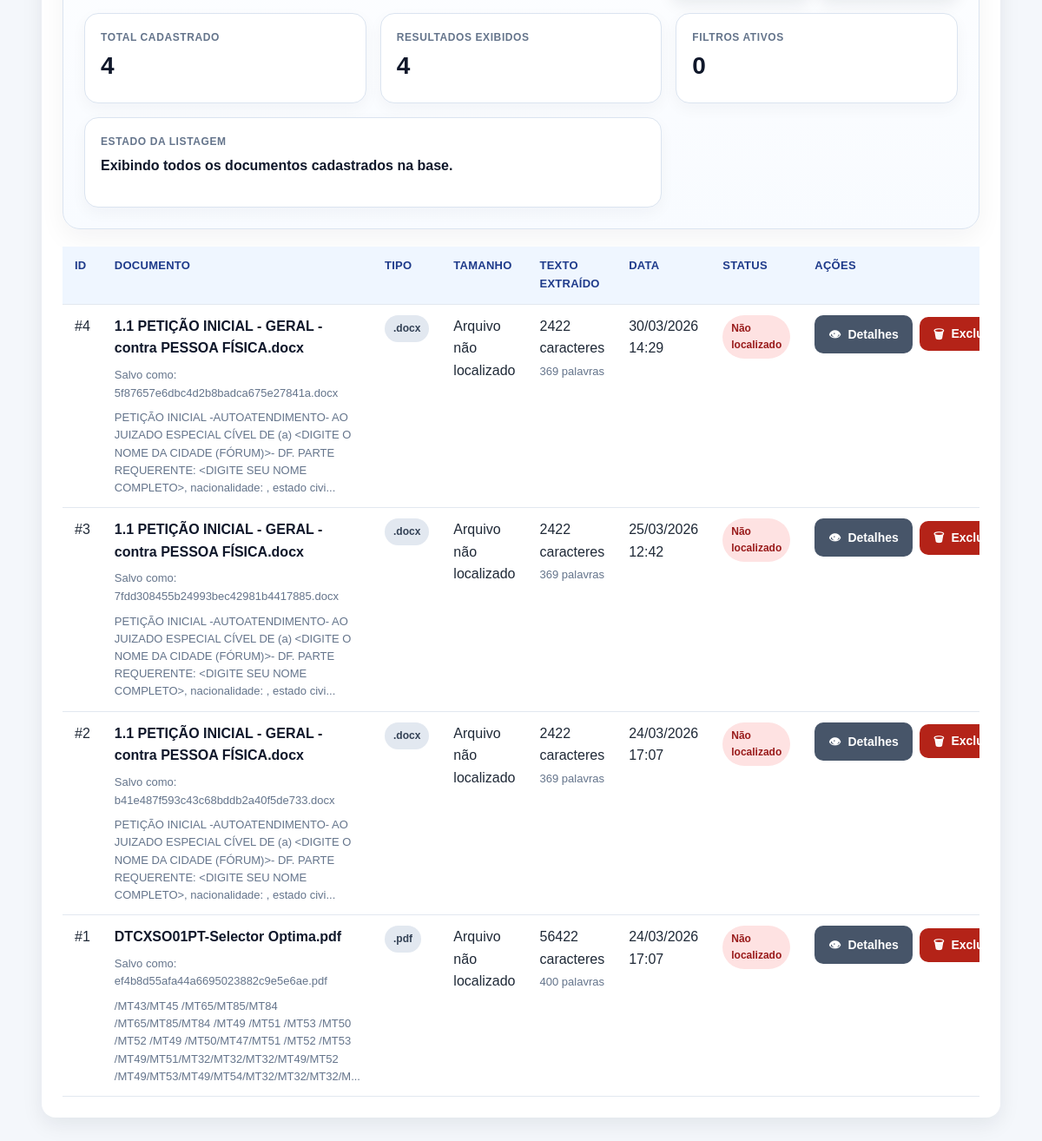
The app's page /documents/ (lower part), older data.
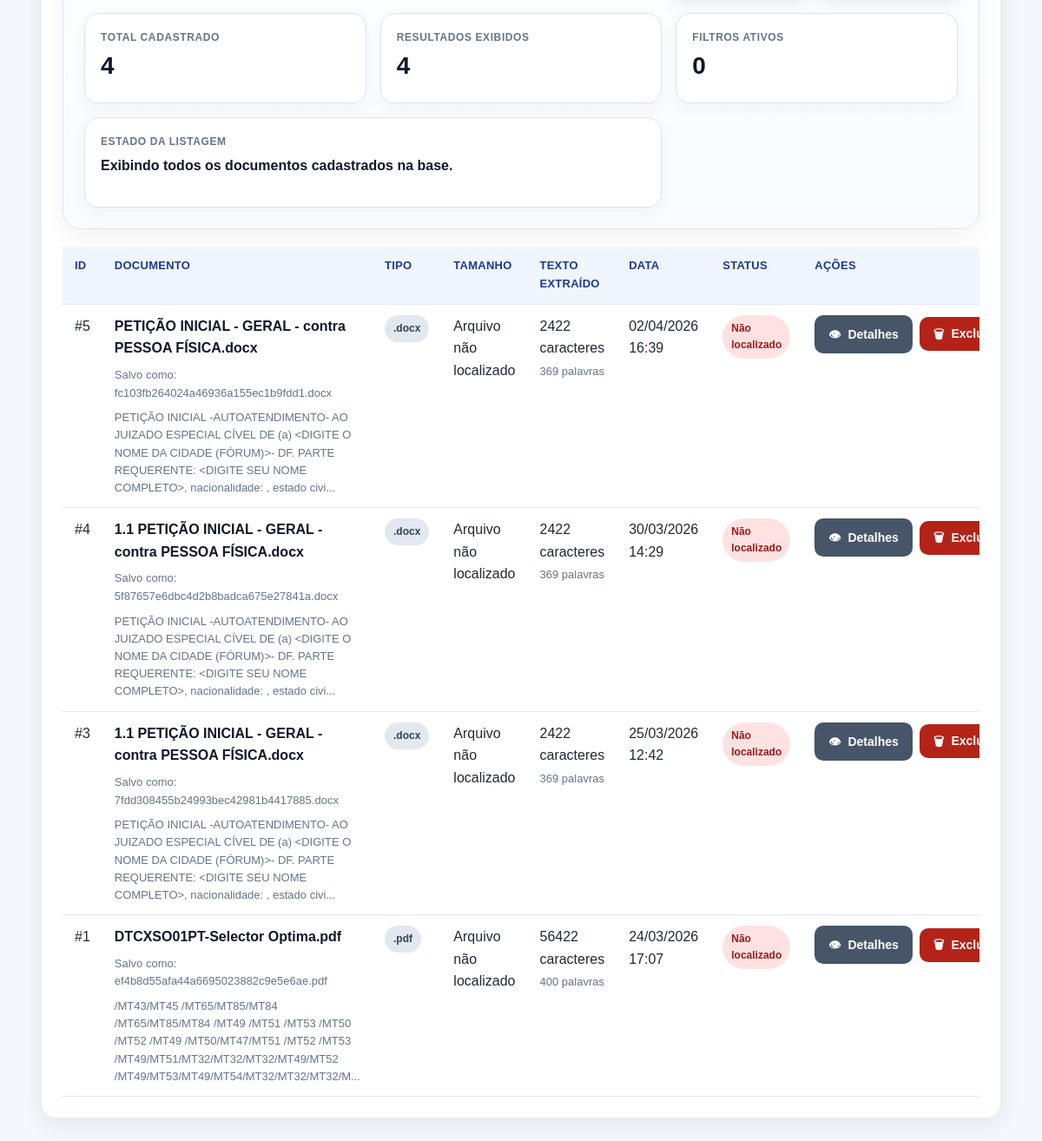
The same page, newer data.
### app/models/document.py (models this page shows)
class Document(Base):
    __tablename__ = "documents"
    id = Column(Integer, primary_key=True, index=True)
    original_filename = Column(String(255), nullable=False)
    saved_filename = Column(String(255), nullable=False)
    file_path = Column(String(500), nullable=False)
    file_type = Column(String(20), nullable=False)
    extracted_text = Column(Text, nullable=False)
    created_at = Column(DateTime(timezone=True), server_default=func.now(), nullable=False)

### app/routers/documents.py (the view)
@router.get("/", response_class=HTMLResponse)
def documents_list(
    request: Request,
    q: str = Query(""),
    sort: str = Query("recentes"),
    db: Session = Depends(get_db),
):
    documentos = listar_documentos(db)
    documentos_view = []
    for documento in documentos:
        tamanho_bytes = obter_tamanho_arquivo(documento)
        documentos_view.append(
            {
                "id": documento.id,
                "original_filename": documento.original_filename,
                "saved_filename": documento.saved_filename,
                "file_type": documento.file_type,
                "created_at": documento.created_at,
                "file_exists": documento_existe(documento),
                "file_size_label": formatar_tamanho_arquivo(tamanho_bytes),
                "text_preview": resumir_texto_extraido(documento.extracted_text, 180),
                "text_length": contar_caracteres_texto(documento.extracted_text),
                "word_count": contar_palavras_texto(documento.extracted_text),
            }
        )
    busca = (q or "").strip().lower()
    sort = sort if sort in ORDENACOES_DOCUMENTOS else "recentes"
    if busca:
        documentos_view = [
            documento
            for documento in documentos_view
            if busca in (documento["original_filename"] or "").lower()
            or busca in (documento["saved_filename"] or "").lower()
            or busca in (documento["file_type"] or "").lower()
            or busca in (documento["text_preview"] or "").lower()
        ]
    if sort == "antigos":
        documentos_view.sort(
            key=lambda documento: documento["created_at"] or "",
        )
    elif sort == "nome_az":
        documentos_view.sort(
            key=lambda documento: (documento["original_filename"] or "").lower(),
        )
    elif sort == "nome_za":
        documentos_view.sort(
            key=lambda documento: (documento["original_filename"] or "").lower(),
            reverse=True,
        )
    elif sort == "tipo_az":
        documentos_view.sort(
            key=lambda documento: (
                (documento["file_type"] or "").lower(),
                (documento["original_filename"] or "").lower(),
            ),
        )
    else:
        documentos_view.sort(
            key=lambda documento: documento["created_at"] or "",
            reverse=True,
        )
    total_documentos = len(documentos)
    total_resultados = len(documentos_view)
    total_filtros_ativos = int(bool(busca)) + int(sort != "recentes")
    return templates.TemplateResponse(
        "documents_list.html",
        {
            "request": request,
            "title": "Documentos enviados",
            "documentos": documentos_view,
            "sucesso": request.query_params.get("sucesso"),
            "erro": request.query_params.get("erro"),
            "filtros": {"q": q, "sort": sort},
            "ordenacoes": ORDENACOES_DOCUMENTOS,
            "total_documentos": total_documentos,
            "total_resultados": total_resultados,
            "total_filtros_ativos": total_filtros_ativos,
        },
    )

### app/templates/documents_list.html (shortened to what this page needs)
{% extends "base.html" %}
{% block content %}
<section class="card">
    <section class="bloco-informativo bloco-filtros-avancados bloco-filtros-documentos">
        <div class="painel-resumo-geracao painel-resumo-sem-inline painel-resumo-documentos">
            <div class="info-box">
                <span class="info-label">Total cadastrado</span>
                <span class="info-value">{{ total_documentos }}</span>
            </div>
            <div class="info-box">
                <span class="info-label">Resultados exibidos</span>
                <span class="info-value">{{ total_resultados }}</span>
            </div>
            <div class="info-box">
                <span class="info-label">Filtros ativos</span>
                <span class="info-value">{{ total_filtros_ativos }}</span>
            </div>
            <div class="info-box info-box-largo">
                <span class="info-label">Estado da listagem</span>
                <span class="info-value">
                    {% if filtros.q %}
                        A listagem está filtrada conforme a busca informada.
                    {% elif filtros.sort != "recentes" %}
                        A listagem está organizada conforme a ordenação selecionada.
                    {% else %}
                        Exibindo todos os documentos cadastrados na base.
                    {% endif %}
                </span>
            </div>
        </div>
    </section>
    {% if documentos %}
        <div class="tabela-responsiva">
            <table class="tabela tabela-documentos">
                <thead>
                    <tr>
                        <th>ID</th>
                        <th>Documento</th>
                        <th>Tipo</th>
                        <th>Tamanho</th>
                        <th>Texto extraído</th>
                        <th>Data</th>
                        <th>Status</th>
                        <th>Ações</th>
                    </tr>
                </thead>
                <tbody>
                    {% for documento in documentos %}
                    <tr>
                        <td>#{{ documento.id }}</td>
                        <td>
                            <div class="documento-celula-principal">
                                <strong class="documento-nome">{{ documento.original_filename }}</strong>
                                <span class="texto-pequeno">Salvo como: {{ documento.saved_filename }}</span>
                                <div class="texto-pequeno documento-resumo">{{ documento.text_preview }}</div>
                            </div>
                        </td>
                        <td>
                            <span class="badge badge-neutro">{{ documento.file_type }}</span>
                        </td>
                        <td>{{ documento.file_size_label }}</td>
                        <td>
                            {{ documento.text_length }} caracteres
                            <div class="texto-pequeno">{{ documento.word_count }} palavras</div>
                        </td>
                        <td>{{ documento.created_at.strftime("%d/%m/%Y %H:%M") if documento.created_at else "-" }}</td>
                        <td>
                            {% if documento.file_exists %}
                                <span class="badge badge-sucesso">Disponível</span>
                            {% else %}
                                <span class="badge badge-erro">Não localizado</span>
                            {% endif %}
                        </td>
                        <td>
                            <div class="barra-acoes-tabela barra-acoes-documentos">
                                <a class="botao botao-secundario" href="/documents/{{ documento.id }}">
                                    <span class="icone-botao" aria-hidden="true">👁</span>
                                    Detalhes
                                </a>
                                <form
                                    action="/documents/{{ documento.id }}/delete"
                                    method="post"
                                    data-loading-form
                                    data-confirm-action
                                    data-confirm-title="Excluir documento"
                                    data-confirm-message="Tem certeza que deseja excluir este documento? Essa ação removerá o arquivo da base e não poderá ser desfeita."
                                    data-confirm-submit-label="Excluir documento"
                                    data-confirm-submit-icon='<span class="icone-botao" aria-hidden="true">🗑</span>'
                                    data-loading-message="Excluindo documento..."
                                    data-loading-button-text="Excluindo..."
                                >
                                    <button type="submit" class="botao-perigo botao-perigo-tabela">
                                        <span class="icone-botao" aria-hidden="true">🗑</span>
                                        Excluir
                                    </button>
                                </form>
                            </div>
                        </td>
                    </tr>
                    {% endfor %}
                </tbody>
            </table>
        </div>
    {% endif %}
</section>
{% endblock %}

### app/templates/base.html (shortened to what this page needs)
<!DOCTYPE html>
<html lang="pt-BR">
<head>
    <link rel="stylesheet" href="{{ url_for('static', path='css/style.css') }}?v=7.5">
</head>
<body>
    <main class="container pagina-conteudo">
        {% block content %}{% endblock %}
    </main>
</body>
</html>

### app/static/css/style.css (style rules this page uses)
* { margin: 0; padding: 0; box-sizing: border-box; }
body { font-family: Arial, Helvetica, sans-serif; background: #f4f7fb; color: #1f2937; line-height: 1.6; }
a { color: #1d4ed8; text-decoration: none; }
.container { width: min(1180px, 92%); margin: 0 auto; }
.pagina-conteudo { padding: 32px 0; }
.card { background: #ffffff; border-radius: 16px; padding: 24px; box-shadow: 0 8px 24px rgba(15, 23, 42, 0.08); margin-bottom: 24px; }
.texto-pequeno { color: #64748b; font-size: 13px; margin-top: 4px; }
.botao, button.botao { display: inline-flex; align-items: center; justify-content: center; background: #1d4ed8; color: #ffffff; border: none; border-radius: 10px; padding: 11px 16px; font-size: 14px; font-weight: bold; cursor: pointer; transition: background 0.2s ease, transform 0.2s ease, opacity 0.2s ease; }
.botao-secundario { background: #475569; }
.botao-perigo { display: inline-flex; align-items: center; justify-content: center; background: #b42318; color: #ffffff; border: none; border-radius: 10px; padding: 14px 16px; font-size: 14px; font-weight: bold; line-height: 1.2; cursor: pointer; transition: background 0.2s ease, transform 0.2s ease, opacity 0.2s ease; }
form { display: flex; flex-direction: column; gap: 14px; }
.grid-detalhes, .painel-resumo-geracao { display: grid; grid-template-columns: repeat(auto-fit, minmax(210px, 1fr)); gap: 14px; margin-bottom: 24px; }
.info-box { background: #f8fafc; border: 1px solid #e2e8f0; border-radius: 14px; padding: 16px; display: flex; flex-direction: column; gap: 6px; min-height: 88px; }
.info-box-largo { grid-column: span 2; }
.info-label { font-size: 12px; color: #64748b; text-transform: uppercase; font-weight: bold; letter-spacing: 0.03em; }
.info-value { font-size: 15px; color: #0f172a; word-break: break-word; }
.bloco-informativo { background: #ffffff; border: 1px solid #e2e8f0; border-radius: 16px; padding: 18px; margin-bottom: 22px; }
.tabela-responsiva { overflow-x: auto; }
.tabela { width: 100%; border-collapse: collapse; min-width: 880px; }
.tabela th, .tabela td { padding: 12px 14px; border-bottom: 1px solid #e2e8f0; text-align: left; vertical-align: top; }
.tabela th { background: #eff6ff; color: #1e3a8a; font-size: 13px; text-transform: uppercase; letter-spacing: 0.02em; }
.badge { display: inline-flex; align-items: center; justify-content: center; padding: 6px 10px; border-radius: 999px; font-size: 12px; font-weight: bold; }
.badge-erro { background: #fee2e2; color: #991b1b; }
.badge-neutro { background: #e2e8f0; color: #334155; }
.botao, button.botao, .botao-perigo { gap: 8px; }
.icone-botao { display: inline-flex; align-items: center; justify-content: center; font-size: 14px; line-height: 1; }
.barra-acoes-tabela { display: inline-flex; align-items: center; gap: 8px; flex-wrap: wrap; }
.bloco-filtros-avancados { gap: 22px; padding: 24px; border: 1px solid #dbe4f0; border-radius: 20px; background: linear-gradient(180deg, #ffffff 0%, #f8fbff 100%); box-shadow: 0 10px 30px rgba(15, 23, 42, 0.05); }
.painel-resumo-sem-inline { margin-top: 2px; margin-bottom: 0; gap: 16px; }
.painel-resumo-sem-inline .info-box { min-height: 104px; padding: 18px; border-radius: 16px; background: #ffffff; border: 1px solid #dbe4f0; box-shadow: 0 6px 18px rgba(15, 23, 42, 0.04); }
.painel-resumo-sem-inline .info-label { font-size: 12px; letter-spacing: 0.05em; color: #64748b; }
.painel-resumo-sem-inline .info-value { font-size: 28px; font-weight: 800; color: #0f172a; line-height: 1.2; }
.painel-resumo-sem-inline .info-box-largo .info-value { font-size: 16px; font-weight: 600; line-height: 1.5; }
.barra-acoes-tabela { display: flex; align-items: center; gap: 8px; flex-wrap: wrap; }
.barra-acoes-tabela form { margin: 0; }
.bloco-filtros-documentos { margin-bottom: 20px; }
.painel-resumo-documentos { margin-top: 18px; }
.tabela-documentos { min-width: 1040px; }
.documento-celula-principal { display: flex; flex-direction: column; gap: 4px; min-width: 260px; }
.documento-nome { color: #0f172a; word-break: break-word; }
.documento-resumo { max-width: 360px; line-height: 1.55; }
.barra-acoes-documentos { min-width: 250px; }
.botao-perigo-tabela { padding: 11px 16px; }

Row changes from the older to the newer data that the page shows:
removed Document: id "2", original_filename "1.1 PETIÇÃO INICIAL - GERAL - contra PESSOA FÍSICA.docx", saved_filename "b41e487f593c43c68bddb2a40f5de733.docx", text_preview "PETIÇÃO INICIAL -AUTOATENDIMENTO- AO JUIZADO ESPECIAL CÍVEL DE (a) <DIGITE O NOME DA CIDADE (FÓRUM)>- DF. PARTE REQUERENTE: <DIGITE SEU NOME COMPLETO>, nacionalidade: , estado civi...", file_type ".docx", file_size_label "Arquivo não localizado", text_length "2422", word_count "369", created_at "24/03/2026 17:07"
added Document: id "5", original_filename "PETIÇÃO INICIAL - GERAL - contra PESSOA FÍSICA.docx", saved_filename "fc103fb264024a46936a155ec1b9fdd1.docx", text_preview "PETIÇÃO INICIAL -AUTOATENDIMENTO- AO JUIZADO ESPECIAL CÍVEL DE (a) <DIGITE O NOME DA CIDADE (FÓRUM)>- DF. PARTE REQUERENTE: <DIGITE SEU NOME COMPLETO>, nacionalidade: , estado civi...", file_type ".docx", file_size_label "Arquivo não localizado", text_length "2422", word_count "369", created_at "02/04/2026 16:39"
